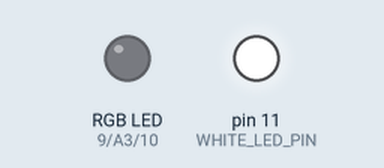
This sketch was run on a simulated Arduino Uno, built with avr-gcc and run on an emulated ATmega328P. Parts: an RGB LED mixed from three pins (HIGH = lit), output pins drawn as LEDs (lit = HIGH).

Above: at 0.15 s.
At 6.5 s:
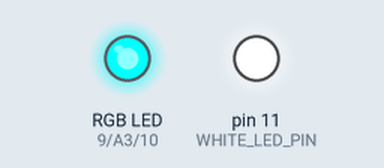
At 10.3 s:
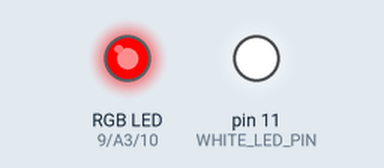
At 18.6 s:
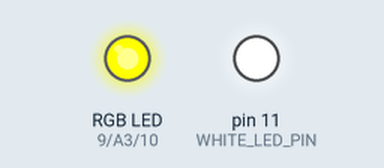
At 28.25 s:
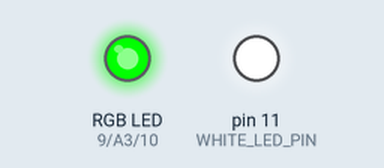
At 37.8 s:
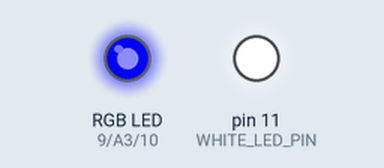
Timing chart, 0 to 40.0 s (numbered marks = the images above):
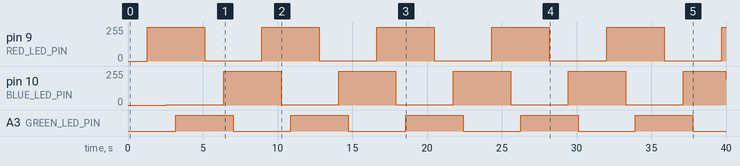

Measured:
- by itself, pin 9 (RED_LED_PIN): alternates 255/255 for 3.8 s and 1/255 for 3.8 s
- by itself, A3 (GREEN_LED_PIN): alternates HIGH for 3.8 s and LOW for 3.8 s
- by itself, pin 10 (BLUE_LED_PIN): 0/255 → 1/255 at 2.6 s, → 255/255 3.8 s later, → 1/255 3.8 s later, → 255/255 3.8 s later, … (11 changes in this stretch)

The sketch:

led_strip.ino
```cpp
const int GREEN_LED_PIN = A3;
const int RED_LED_PIN = 9;
const int BLUE_LED_PIN = 10;
const int WHITE_LED_PIN = 11;

const int COLOURS[] = {
  RED_LED_PIN,
  BLUE_LED_PIN,
  GREEN_LED_PIN
};

const int array_size = 3; //sizeof(COLOURS) / sizeof(COLOURS[0]);
const int FADE_DELAY = 5;

void turnOffOtherColours(int otherColour) {
  for (int i=0; i<array_size; i++) {
    if (COLOURS[i] != otherColour) {
      analogWrite(COLOURS[i], 0);
    }
  }
}

void fadeColourRight(int colour) {
  for (int i = 0; i < 256; i++) {
    analogWrite(colour, i);
    delay(FADE_DELAY);
  }
}

void fadeColourLeft(int colour) {
  for (int i = 255; i > 0; i--) {
    analogWrite(colour, i);
    delay(FADE_DELAY);
  }
}

void setup() {
  pinMode(RED_LED_PIN, OUTPUT);
  pinMode(GREEN_LED_PIN, OUTPUT);
  pinMode(BLUE_LED_PIN, OUTPUT);
  pinMode(WHITE_LED_PIN, OUTPUT);

  turnOffOtherColours(WHITE_LED_PIN);
  analogWrite(WHITE_LED_PIN, 255);
}

void loop() {
  // fade from blue to violet
  fadeColourRight(RED_LED_PIN);

  // fade from violet to red
  fadeColourLeft(BLUE_LED_PIN);

  // fade from red to yellow
  fadeColourRight(GREEN_LED_PIN);

  // fade from yellow to green
  fadeColourLeft(RED_LED_PIN);

  // fade from green to teal
  fadeColourRight(BLUE_LED_PIN);

  // fade from teal to blue
  fadeColourLeft(GREEN_LED_PIN);
}
```
